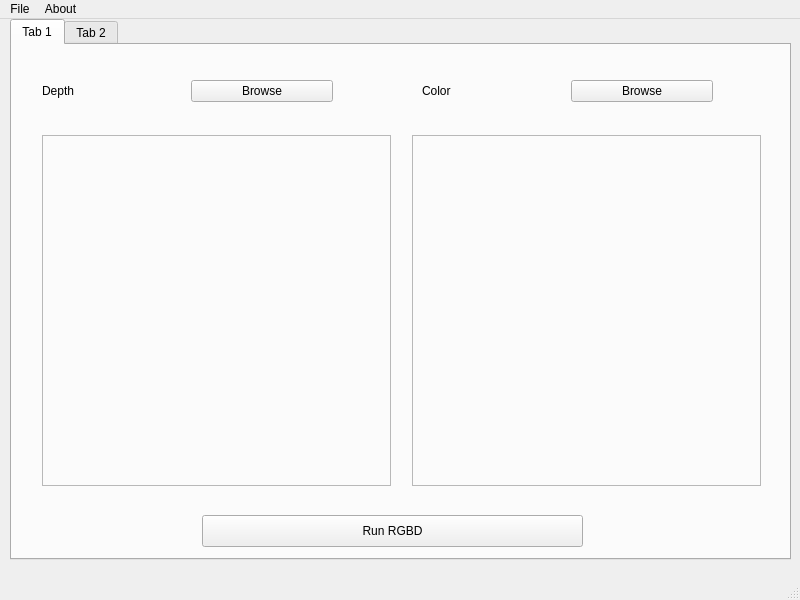
<?xml version="1.0" encoding="UTF-8"?>
<ui version="4.0">
 <class>MainWindow</class>
 <widget class="QMainWindow" name="MainWindow">
  <property name="geometry">
   <rect>
    <x>0</x>
    <y>0</y>
    <width>800</width>
    <height>600</height>
   </rect>
  </property>
  <property name="windowTitle">
   <string>MainWindow</string>
  </property>
  <widget class="QWidget" name="centralwidget">
   <widget class="QTabWidget" name="tabWidget">
    <property name="geometry">
     <rect>
      <x>10</x>
      <y>0</y>
      <width>781</width>
      <height>541</height>
     </rect>
    </property>
    <property name="currentIndex">
     <number>0</number>
    </property>
    <widget class="QWidget" name="tab">
     <attribute name="title">
      <string>Tab 1</string>
     </attribute>
     <widget class="QFrame" name="frame_Depth">
      <property name="geometry">
       <rect>
        <x>30</x>
        <y>90</y>
        <width>349</width>
        <height>351</height>
       </rect>
      </property>
      <property name="maximumSize">
       <size>
        <width>16777215</width>
        <height>16777215</height>
       </size>
      </property>
      <property name="acceptDrops">
       <bool>true</bool>
      </property>
      <property name="frameShape">
       <enum>QFrame::StyledPanel</enum>
      </property>
      <property name="frameShadow">
       <enum>QFrame::Raised</enum>
      </property>
      <widget class="QLabel" name="depth_label">
       <property name="geometry">
        <rect>
         <x>10</x>
         <y>10</y>
         <width>321</width>
         <height>321</height>
        </rect>
       </property>
       <property name="text">
        <string/>
       </property>
      </widget>
     </widget>
     <widget class="QWidget" name="layoutWidget_3">
      <property name="geometry">
       <rect>
        <x>410</x>
        <y>30</y>
        <width>291</width>
        <height>32</height>
       </rect>
      </property>
      <layout class="QHBoxLayout" name="horizontalLayout_4">
       <item>
        <widget class="QLabel" name="label_4">
         <property name="text">
          <string>Color</string>
         </property>
        </widget>
       </item>
       <item>
        <widget class="QPushButton" name="pushButton_Color">
         <property name="text">
          <string>Browse</string>
         </property>
        </widget>
       </item>
      </layout>
     </widget>
     <widget class="QFrame" name="frame_Color">
      <property name="geometry">
       <rect>
        <x>400</x>
        <y>90</y>
        <width>349</width>
        <height>351</height>
       </rect>
      </property>
      <property name="maximumSize">
       <size>
        <width>16777215</width>
        <height>16777215</height>
       </size>
      </property>
      <property name="acceptDrops">
       <bool>true</bool>
      </property>
      <property name="frameShape">
       <enum>QFrame::StyledPanel</enum>
      </property>
      <property name="frameShadow">
       <enum>QFrame::Raised</enum>
      </property>
      <widget class="QLabel" name="color_label">
       <property name="geometry">
        <rect>
         <x>10</x>
         <y>10</y>
         <width>321</width>
         <height>321</height>
        </rect>
       </property>
       <property name="text">
        <string/>
       </property>
      </widget>
     </widget>
     <widget class="QPushButton" name="pushButton_Run">
      <property name="geometry">
       <rect>
        <x>190</x>
        <y>470</y>
        <width>381</width>
        <height>32</height>
       </rect>
      </property>
      <property name="text">
       <string>Run RGBD</string>
      </property>
     </widget>
     <widget class="QWidget" name="layoutWidget">
      <property name="geometry">
       <rect>
        <x>30</x>
        <y>30</y>
        <width>291</width>
        <height>32</height>
       </rect>
      </property>
      <layout class="QHBoxLayout" name="horizontalLayout">
       <item>
        <widget class="QLabel" name="label">
         <property name="text">
          <string>Depth</string>
         </property>
        </widget>
       </item>
       <item>
        <widget class="QPushButton" name="pushButton_Depth">
         <property name="enabled">
          <bool>true</bool>
         </property>
         <property name="text">
          <string>Browse</string>
         </property>
        </widget>
       </item>
      </layout>
     </widget>
    </widget>
    <widget class="QWidget" name="tab_2">
     <attribute name="title">
      <string>Tab 2</string>
     </attribute>
    </widget>
   </widget>
  </widget>
  <widget class="QMenuBar" name="menubar">
   <property name="geometry">
    <rect>
     <x>0</x>
     <y>0</y>
     <width>800</width>
     <height>22</height>
    </rect>
   </property>
   <widget class="QMenu" name="menuFile">
    <property name="title">
     <string>File</string>
    </property>
    <addaction name="actionClose"/>
   </widget>
   <widget class="QMenu" name="menuAbout">
    <property name="title">
     <string>About</string>
    </property>
   </widget>
   <addaction name="menuFile"/>
   <addaction name="menuAbout"/>
  </widget>
  <widget class="QStatusBar" name="statusbar"/>
  <action name="actionClose">
   <property name="text">
    <string>Close</string>
   </property>
  </action>
 </widget>
 <resources/>
 <connections/>
</ui>
